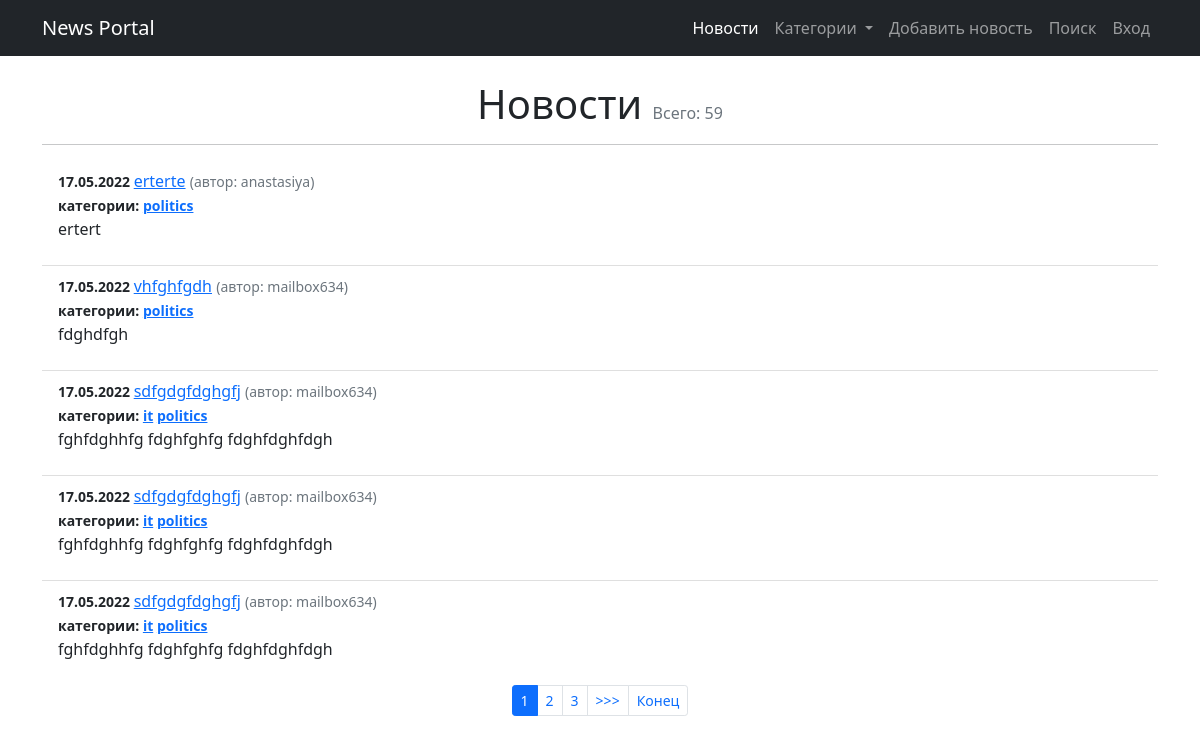
The page /news/ on the database as committed earlier.
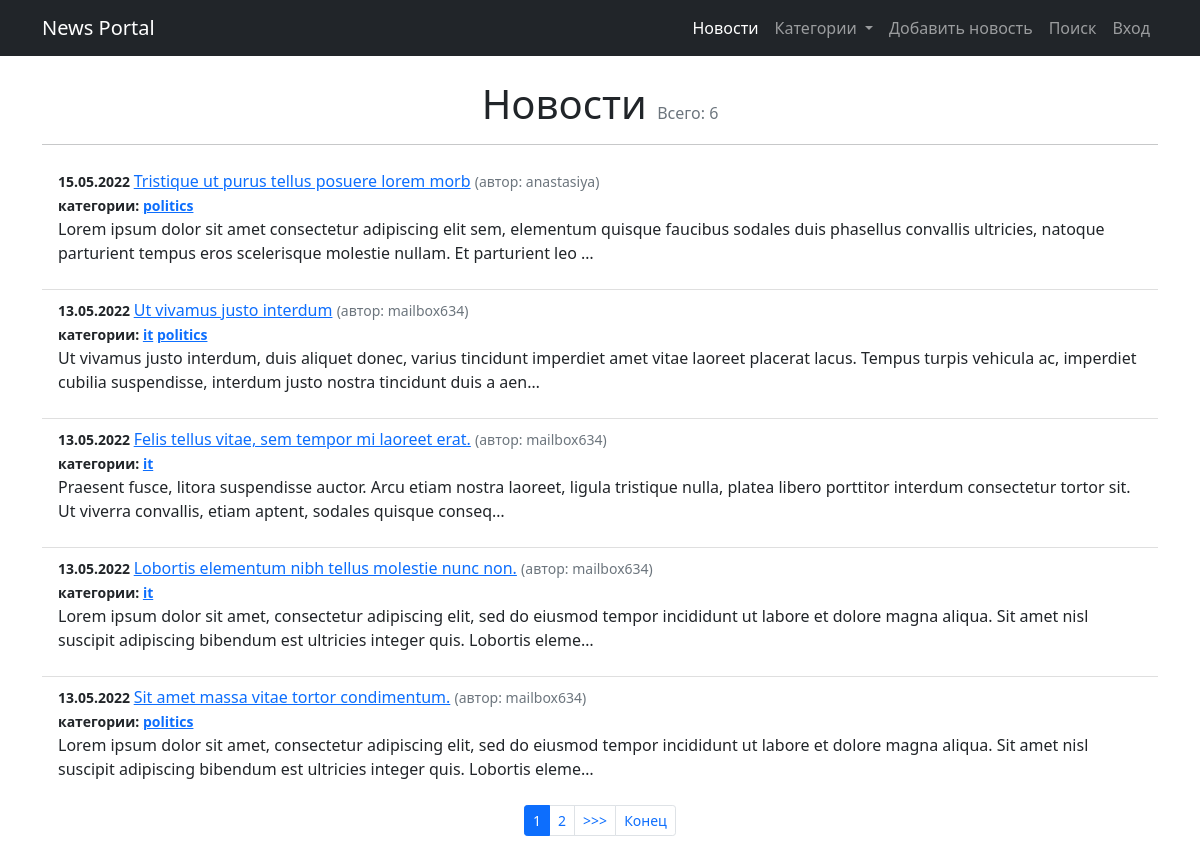
The same page on the database as committed later.
### news/models.py (models this page shows, shortened)
class Post(models.Model):
    article = 'AR'
    news = 'NW'
    POST_TYPE = [
        (article, 'статья'),
        (news, 'новость'),
    ]
    author = models.ForeignKey(Author, on_delete=models.CASCADE)
    post_type = models.CharField(
        max_length=2, choices=POST_TYPE, default=article)
    date = models.DateTimeField(auto_now_add=True)
    title = models.CharField(max_length=255)
    text = models.TextField()
    rating = models.IntegerField(default=0)
    category = models.ManyToManyField(
        Category, through='PostCategory')

class Author(models.Model):
    username = models.OneToOneField(
        User, on_delete=models.CASCADE, primary_key=True)
    rating = models.IntegerField(default=0)
    def __str__(self):
        return self.username.username

class Category(models.Model):
    name = models.CharField(max_length=255, unique=True)
    subscriber = models.ManyToManyField(
        'Subscriber', through='CategorySubscriber')
    def __str__(self):
        return self.name

### news/views.py (the view)
# urls.py: path('', NewsList.as_view(), name='news'),
class NewsList(ListView):
    model = Post
    ordering = '-date'
    template_name = 'news/news_list.html'
    context_object_name = 'news_list'
    paginate_by = 5
    def get_context_data(self, **kwargs):
        category_menu = Category.objects.all()
        context = super().get_context_data(**kwargs)
        context['is_not_authors'] = not self.request.user.groups.filter(
            name='authors').exists()
        context['category_menu'] = category_menu
        return context

### news/templatetags/custom_filters.py (called while the page is built)
@register.filter()
def format_date(value):
    return value.strftime("%d.%m.%Y")

@register.filter()
def censor(text):
    if type(text) != str:
        return "Type error. Is not string"
    for word in CENSOR_WORDS:
        text = re.sub(r'(?:'+word[1:]+'?)[^\s]+',
                      ("*" * (len(word) - 1)), text)
    return text

### templates/news/news_list.html (shortened to what this page needs)
{% extends 'flatpages/default.html' %}
{% load custom_filters %}
{% block content %}
<h1 class="text-center">Новости <span class="text-muted fs-6 fw-normal">Всего: {{ page_obj.paginator.count }}</span></h1>
<hr>
<ul class="list-group list-group-flush">
    {% for newspost in news_list %}
        <li class="list-group-item">
            <small class="fw-bold">{{ newspost.date | format_date }} </small>
            <a href="{% url 'news_post' newspost.id %}">{{ newspost.title | censor}}</a>
            <small class="text-muted ">(автор: {{ newspost.author}})</small> <br>
            <small class="fw-bold">категории:
                {% for category in newspost.category.all %}
                           <a href="{% url 'category_news_list' category %}">{{ category }}</a>
                {% endfor %}
            </small>
            <p>{{newspost.text | censor | truncatechars:210}}</p>
        </li>
    {% endfor %}
</ul>
{% if is_paginated %}
<nav aria-label="...">
    <ul class="pagination pagination-sm justify-content-center">
    {% for num in page_obj.paginator.page_range %}
        {% if page_obj.number == num %}
            <li class="page-item active"><a class="page-link">{{ num }}</a></li>
        {% elif num > page_obj.number|add:'-3' and num < page_obj.number|add:'3' %}
            <li class="page-item"><a class="page-link" href="?page={{ num }}">{{ num }}</a></li>
        {% endif %}
    {% endfor %}
    {% if page_obj.has_next %}
        <li class="page-item"><a class="page-link" href="?page={{ page_obj.next_page_number }}">>>></a></li>
        <li class="page-item"><a class="page-link" href="?page={{ page_obj.paginator.num_pages }}">Конец</a></li>
    {% endif %}
</ul>
</nav>
{% endif %}
{% endblock content %}

Rows that differ between the two databases and show on the page:
removed Post: date "17.05.2022", title|censor "erterte", author "anastasiya", text|censor "ertert", Category (name "politics")
removed Post: date "17.05.2022", title|censor "vhfghfgdh", author "mailbox634", text|censor "fdghdfgh", Category (name "politics")
removed Post: date "17.05.2022", title|censor "sdfgdgfdghgfj", author "mailbox634", text|censor "fghfdghhfg fdghfghfg fdghfdghfdgh", Category (name "it"), Category (name "politics")
removed Post: date "17.05.2022", title|censor "sdfgdgfdghgfj", author "mailbox634", text|censor "fghfdghhfg fdghfghfg fdghfdghfdgh", Category (name "it"), Category (name "politics")
removed Post: date "17.05.2022", title|censor "sdfgdgfdghgfj", author "mailbox634", text|censor "fghfdghhfg fdghfghfg fdghfdghfdgh", Category (name "it"), Category (name "politics")
now on this page (row unchanged): Post: date "15.05.2022", title|censor "Tristique ut purus tellus posuere lorem morb", author "anastasiya", text|censor "Lorem ipsum dolor sit amet consectetur adipiscing elit sem, elementum quisque faucibus sodales duis phasellus convallis ultricies, natoque parturient tempus eros scelerisque molestie nullam. Et parturient leo …", Category (name "politics")
now on this page (row unchanged): Post: date "13.05.2022", title|censor "Ut vivamus justo interdum", author "mailbox634", text|censor "Ut vivamus justo interdum, duis aliquet donec, varius tincidunt imperdiet amet vitae laoreet placerat lacus. Tempus turpis vehicula ac, imperdiet cubilia suspendisse, interdum justo nostra tincidunt duis a aen…", Category (name "it"), Category (name "politics")
now on this page (row unchanged): Post: date "13.05.2022", title|censor "Felis tellus vitae, sem tempor mi laoreet erat.", author "mailbox634", text|censor "Praesent fusce, litora suspendisse auctor. Arcu etiam nostra laoreet, ligula tristique nulla, platea libero porttitor interdum consectetur tortor sit. Ut viverra convallis, etiam aptent, sodales quisque conseq…", Category (name "it")
now on this page (row unchanged): Post: date "13.05.2022", title|censor "Lobortis elementum nibh tellus molestie nunc non.", author "mailbox634", text|censor "Lorem ipsum dolor sit amet, consectetur adipiscing elit, sed do eiusmod tempor incididunt ut labore et dolore magna aliqua. Sit amet nisl suscipit adipiscing bibendum est ultricies integer quis. Lobortis eleme…", Category (name "it")
now on this page (row unchanged): Post: date "13.05.2022", title|censor "Sit amet massa vitae tortor condimentum.", author "mailbox634", text|censor "Lorem ipsum dolor sit amet, consectetur adipiscing elit, sed do eiusmod tempor incididunt ut labore et dolore magna aliqua. Sit amet nisl suscipit adipiscing bibendum est ultricies integer quis. Lobortis eleme…", Category (name "politics")
Other text that changed with them:
{{ page_obj.paginator.count }}: "59" → "6"
list line gone: "3"
